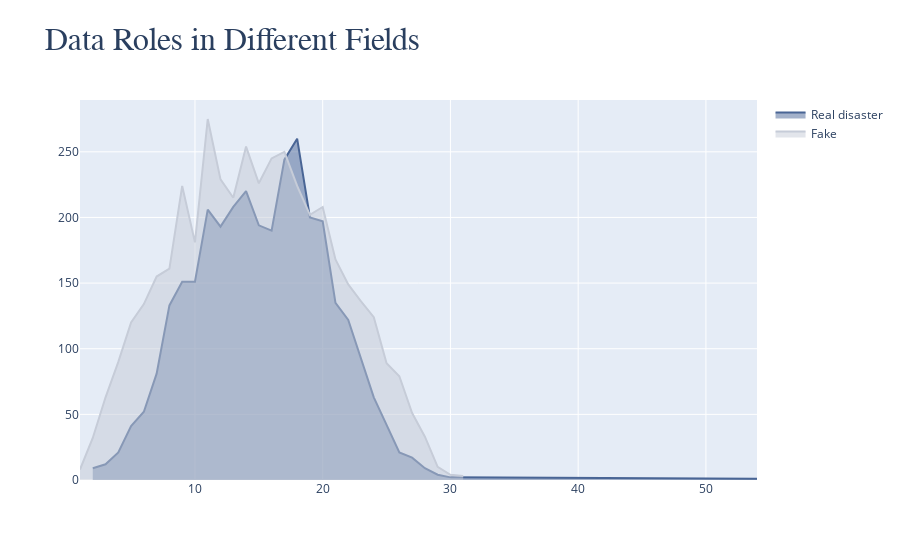

Write notebook code for a chart like this one.
### Code cell
disaster_df = df[df['target'] == 1]['text_len'].value_counts().sort_index()
fake_df = df[df['target'] == 0]['text_len'].value_counts().sort_index()

fig = go.Figure()
fig.add_trace(go.Scatter(
    x=disaster_df.index,
    y=disaster_df.values,
    name='Real disaster',
    fill='tozeroy',
    marker_color=primary_blue,
))
fig.add_trace(go.Scatter(
    x=fake_df.index,
    y=fake_df.values,
    name='Fake',
    fill='tozeroy',
    marker_color=primary_grey,
))
fig.update_layout(
    title='<span style="font-size:32px; font-family:Times New Roman">Data Roles in Different Fields</span>'
)
fig.show()

### Figure 1 — Plotly figure (JSON) as saved in the notebook; plotly's stock layout.template omitted (floating-point values rounded to 4 significant figures)
{"data": [{"fill": "tozeroy", "marker": {"color": "#496595"}, "name": "Real disaster", "type": "scatter", "x": [2, 3, 4, 5, 6, 7, 8, 9, 10, 11, 12, 13, 14, 15, 16, 17, 18, 19, 20, 21, 22, 23, 24, 25, 26, 27, 28, 29, 30, 54], "y": [9, 12, 21, 41, 52, 81, 133, 151, 151, 206, 193, 208, 220, 194, 190, 244, 260, 200, 197, 135, 122, 92, 63, 42, 21, 17, 9, 4, 2, 1]}, {"fill": "tozeroy", "marker": {"color": "#c6ccd8"}, "name": "Fake", "type": "scatter", "x": [1, 2, 3, 4, 5, 6, 7, 8, 9, 10, 11, 12, 13, 14, 15, 16, 17, 18, 19, 20, 21, 22, 23, 24, 25, 26, 27, 28, 29, 30, 31], "y": [8, 32, 63, 90, 120, 134, 155, 161, 224, 181, 275, 229, 215, 254, 226, 245, 250, 224, 202, 208, 168, 149, 136, 124, 89, 79, 51, 33, 10, 4, 3]}], "layout": {"title": {"text": "<span style=\"font-size:32px; font-family:Times New Roman\">Data Roles in Different Fields</span>"}}}
